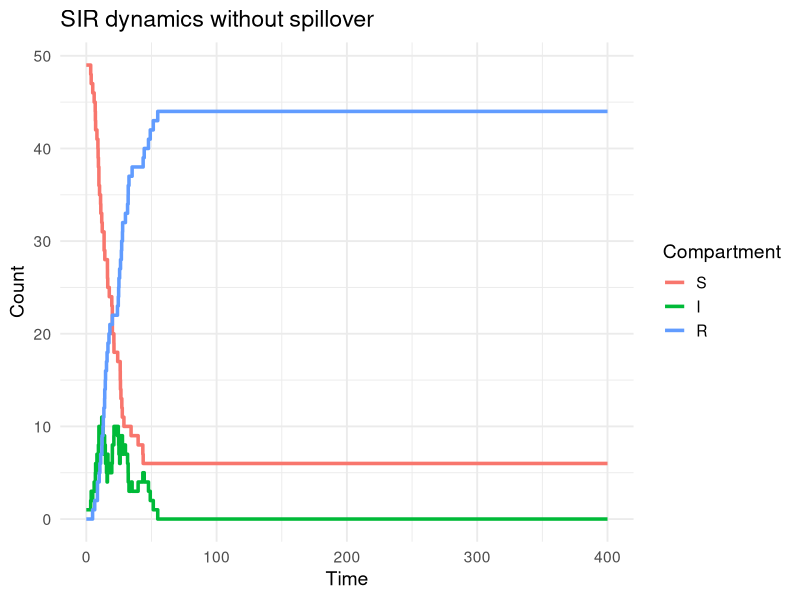

Write R code to recreate this figure. (Note: this script raises an error after producing the figure.)

## Stochastic SIR simulation with spillover introductions
## Clinic on the Meaningful Modeling of Epidemiological Data
## International Clinics on Infectious Disease Dynamics and Data (ICI3D) Program
#
## Rebecca Borchering 2015 & 2018
## Reshma Kassanjee 2025
## Some Rights Reserved
## CC BY-NC 3.0 (http://creativecommons.org/licenses/by-nc/3.0/)

# In this tutorial you will use a Gillespie algorithm 
# implementation of an SIR model to explore the impact of
# introducing spillover infection events. 

# You will be asked to extend code - though we provide example
# solutions, we encourage you take the time to first try!  

library(tidyverse)

## PART 1: SIR 
## --------------------------------------------------------------------

# Context: We begin with a closed population of animals, with infection
# modelled to spread as per a stochastic SIR model. 

# Take some time to understand the implementation below. 

# Compartments:
# (S,I,R) = (susceptible, infectious, removed)

# Transitions:
# Event                           Change        	  	Rate
# Infection (S)                   (S,I,R)->(S-1,I+1,R)        	beta*I*S/N
# Recovery/Removal (I)            (S,I,R)->(S,I-1,R+1)         	gamma*I

## Function to step forward in time to next event and update states:

event_sir <- function(time, S, I, R, params, t_end) { #JDC: count.inf removed from args
  
  with(as.list(params), {
    N <- S+I+R
    
    rates <- c(
      infect = beta * I * S / N,
      recover = gamma * I
    )
    
    total_rate <- sum(rates)
    
    if (total_rate == 0) {
      
      count.inf <- 0
      event_time <- t_end
      
    } else {
      
      event_time <- time + rexp(1, total_rate)
      event_type <- sample(c("Infect", "Recover"), 1, prob = rates / total_rate)
      
      switch(event_type,
             "Infect" = {
               S <- S - 1
               I <- I + 1
               count.inf <- 1
             },
             "Recover" = {
               I <- I - 1
               R <- R + 1
               count.inf <- 0
             })
    }
    
    return(data.frame(time = event_time, S = S, I = I, R = R, count.inf = count.inf))
  })
}

## Function to simulate states from time 0 to t_end:

simulate_sir <- function(t_end, y, params) {
  with(as.list(y), {
    
    count.inf2 <-  0# This will be the cumulative count
    #count.int initialisation changed. At present, it doesn't include the infection events that seed the outbreak...
    ts <- data.frame(time = 0, S = S, I = I, R = R, count.inf = 0) 
    next_event <- ts
    
    while (next_event$time < t_end) {
      next_event <- event_sir(next_event$time, next_event$S, next_event$I, next_event$R, params, t_end)#JDC: count.inf removed from args
      count.inf2 <- count.inf2 + next_event$count.inf
      next_event$count.inf <- count.inf2 # replace with the cumulative version
      ts <- rbind(ts, next_event)
    }
    
    return(ts)
  })
}
## Run the model for specified inputs:

pop <- 50                                 	# population size
params <- c(beta = 0.3, gamma = 0.1)    	# parameter values
final_time <- 400                       	# end time
y0 <- c(S = pop - 1, I = 1, R = 0)        	# initial state

ts1 <- simulate_sir(final_time, y0, params)

## And plot:

ts1_long <- (ts1 
             |> pivot_longer(cols = c(S, I, R), names_to = "Compartment", values_to = "count")
             |> mutate(Compartment = factor(Compartment, levels = c('S','I','R')))
)

ggplot(ts1_long, aes(x = time, y = count, color = Compartment)) +
  geom_step(linewidth = 1.2) +
  labs(title = "SIR dynamics without spillover", y = "Count", x = "Time") +
  theme_minimal(base_size = 14)

# Generate the data and produce the plot multiple times, by running the relevant
# lines above. What do you see?

## PART 2: SIR with spillover
## --------------------------------------------------------------------

# We now introduce the possibility of infections occurring in the
# population due to other exposures - for example, due to infected animals
# in some other maintenance population briefly entering the territory. 

# TASK 1: Make a copy of all the code presented for part 1 and modify it to 
# introduce spillover events - ADDCODE
# make functions event_sirspill and simulate_sirspill.
# More specifically, assume that, in addition to the transmission already 
# occurring, there is an additional rate of infection of susceptibles of 
# lambda*S/N (total rate). Here lambda is the rate at which, for example,
# animals from outside of the population manage to make contact 
# with animals in our population of interest. 

# When you are ready, scroll down to the bottom of the tutorial to find an
# example solution, and then move onto the next parts of the tutorial using it.

# Here are some hints if needed: 
#   Update the list of '## Transitions'
#   In the function event_sirspill, include a third event type 'Spillover'
#   Also try to include a counter for spillovers (count.spillovers) - 
#     this may prove handy if you get time to explore. 
#   To run the model, think about whether any of the inputs needs to change.


## PART 3: Explore patterns
## --------------------------------------------------------------------

# Let's compare outputs for different parameter values. .

# To make this easier, let's write a function that plots I over time,
#   showing several different possible trajectories, for a set of input 
#   parameter values

plot_sirspill <- function(nTraj = 16, params, final_time, y0){
  
  ts_collect <- list()
  for (ii in 1:nTraj){
    ts_collect[[ii]] <- simulate_sirspill(final_time, y0, params)
  }
  
  ts_collect_df <- (bind_rows(ts_collect, .id = "Simulation")
                    |> mutate(Simulation = factor(Simulation, levels = 1:nTraj))
  )
  
  gg <- ggplot(ts_collect_df, aes(x = time, y = I)) +
    geom_step(linewidth = 1.2) +
    facet_wrap(~Simulation) +
    labs(title = "I over time", y = "Count", x = "Time") +
    scale_x_continuous(breaks = NULL) +
    coord_cartesian(xlim=c(0, final_time)) +
    theme_minimal(base_size = 14)

  print(gg)
}

# We can now easily now easily plot trajectories - here we plot 
# 16 trajectories for a set of inputs

plot_sirspill(nTraj=16
	, params=c(beta = 0.3, gamma = 0.1,lambda = 0.01)
	, final_time=400
	, y0 = c(S = pop - 1, I = 1, R = 0)
)

# TASK 2: 
# Use the function plot_sirspill to compare outputs for different parameter
# values (specified below) and think about the patterns you see. Also think 
# about how the  patterns you see relate to R0 = beta/gamma, and, later in
# time, Reff = R0*S/N
# Pay attention to the scale of y-axis.

# Don't forget to erase your graphs every now and then using graphics.off().

# (1) 1 infected animal to begin, no spillover, with different beta and gamma values
# c(beta = 0.3, gamma = 0.1, lambda = 0.00), 400, c(S = pop - 1, I = 1, R = 0))
# versus 
# c(beta = 0.2, gamma = 0.2, lambda = 0.00), 400, c(S = pop - 1, I = 1, R = 0))

# (2) 0 infected animals to begin, with spillover, with different beta and gamma values 
# c(beta = 0.3, gamma = 0.1, lambda = 0.01), 400, c(S = pop, I = 0, R = 0))
# versus 
# c(beta = 0.2, gamma = 0.2, lambda = 0.01), 400, c(S = pop, I = 0, R = 0))

# (3) as for (2) but with a higher spillover rate
# c(beta = 0.3, gamma = 0.1, lambda = 0.04), 400, c(S = pop, I = 0, R = 0))
# versus 
# c(beta = 0.2, gamma = 0.2, lambda = 0.04), 400, c(S = pop, I = 0, R = 0))

# Lastly, would we have been able to study these patterns using 
# a deterministic model? If you have time, refer back to previous labs, 
# and try fit and plot a corresponding deterministic model. 

## PART 2: Solution 
## --------------------------------------------------------------------

## Our version of the functions for part 2 can be found in
## ICI3D_Ex1_StochasticSpillover_functions.R in the tutorials repo: 
## https://raw.githubusercontent.com/ICI3D/RTutorials/refs/heads/master/ICI3D_Ex1_StochasticSpillover_functions.R

# Compartments:
# (S,I,R) = (susceptible, infectious, removed)

# Transitions:
# Event                           Change        		 Rate
# Spillover (S)			  (S,I,R)->(S-1,I+1,R)		 lambda*S/N
# Infection (S)                   (S,I,R)->(S-1,I+1,R)           beta*I*S/N
# Recovery/Removal (I)            (S,I,R)->(S,I-1,R+1)           gamma*I


## Run the model for specified inputs:

params <- c(beta = 0.3, gamma = 0.1
            , lambda = 0.02)            	# parameter values
final_time <- 400                       	# end time
y0 <- c(S = pop - 1, I = 1, R = 0)        	# initial state

ts1 <- simulate_sirspill(final_time, y0, params)

## And plot:

ts1_long <- (ts1 
             |> pivot_longer(cols = c(S, I, R), names_to = "Compartment", values_to = "count")
             |> mutate(Compartment = factor(Compartment, levels = c('S','I','R')))
)

ggplot(ts1_long, aes(x = time, y = count, color = Compartment)) +
  geom_step(linewidth = 1.2) +
  labs(title = "SIR dynamics with spillover", y = "Count", x = "Time") +
  theme_minimal(base_size = 14)
